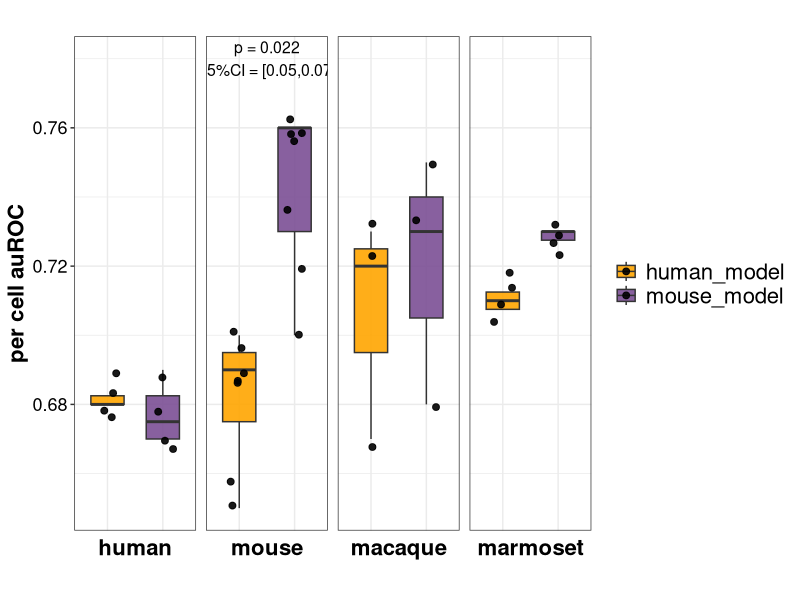
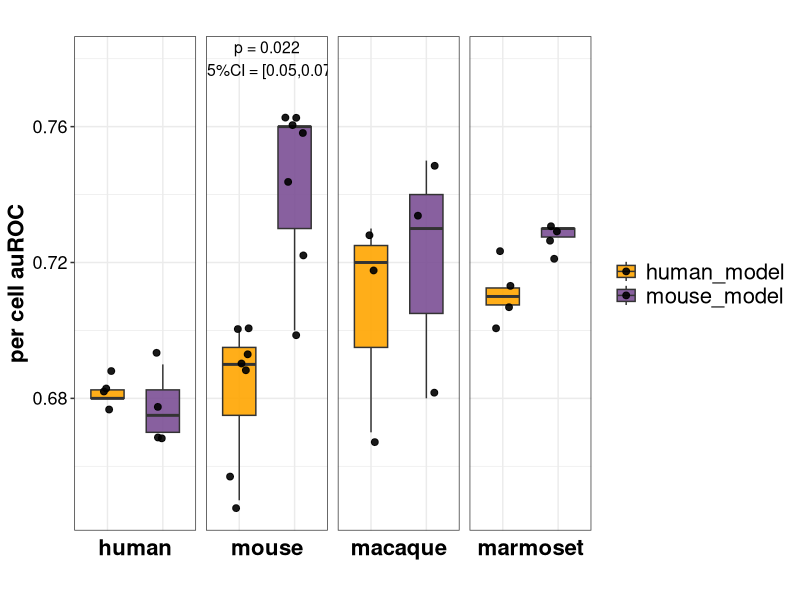

R code for these plots, in order:
library(ggplot2)
library(readr)
library(dplyr)
library(tidyr)
df <- read_csv("auroc.csv")

# make model factor
df$Model <- factor(df$Model, levels = c("human_model", "mouse_model"))
df$Species<-factor(df$Species,levels=c('human','mouse','macaque','marmoset'))

##############----------auROC--------#########
filtered_df <- df %>% filter(Metric == "per cell auROC")  
## per cell auROC
## per peak auROC


#########----------filt human & mouse which are not paired-------##########
filtered_df <- filtered_df %>% 
  group_by(Species, Samples) %>%
  filter(n() == 2)
################################################################################
y_pos <- filtered_df %>% 
  group_by(Species) %>% 
  summarise(max_val = max(Value)) %>% 
  mutate(y_position = max_val + 0.02) 

annotation_df <- filtered_df %>%
  pivot_wider(names_from = Model, values_from = Value) %>%
  mutate(diff =  mouse_model - human_model) %>%
  group_by(Species) %>%
  summarise(
    mean_diff = mean(diff, na.rm = TRUE),
    se_diff = sd(diff, na.rm = TRUE) / sqrt(n()),
    lower_ci = mean_diff - qt(0.975, df = n()-1) * se_diff,
    upper_ci = mean_diff + qt(0.975, df = n()-1) * se_diff,
    p_value = wilcox.test(human_model, mouse_model, paired = TRUE)$p.value,
    .groups = "drop"
  ) %>%
  mutate(
    p_value_label = sprintf("p = %.3f", p_value)
  )
annotation_df <- left_join(annotation_df, y_pos, by = "Species")

ggplot(filtered_df, aes(x = Model, y = Value, fill = Model)) +
  geom_boxplot(width = 0.6, alpha = 0.9, outlier.shape = NA) + 
  geom_jitter(width = 0.2, size = 2, alpha = 0.9) + 
  facet_wrap(~ Species, scales = "free_x", strip.position = "bottom",nrow=1) + 
  scale_fill_manual(values = c("human_model" = "orange", 
                               "mouse_model" = "#7B4F94")) +
  theme_bw() +
  theme(
    axis.text.x = element_blank(), 
    axis.ticks.x = element_blank(), 
    axis.text.y = element_text(size = 13, color = "black"),
    legend.text = element_text(size = 16),
    axis.title = element_text(size = 16, color = "black", face = "bold"),
    legend.title = element_blank(),
    plot.title = element_text(hjust = 0.5, size = 16, face = "bold"),
    strip.text = element_text(size = 16, face = "bold", color = "black"), 
    strip.background = element_blank(), 
    panel.spacing = unit(0.5, "lines")  
  ) +
  labs(title = "", x = "", y = "per cell auROC") +
  geom_text(
    data = annotation_df[annotation_df$p_value<0.05,],
    aes(x = 1.5, y = y_position,  
        label = paste0(p_value_label, "\n95%CI = [", 
                       round(lower_ci, 2), ",", 
                       round(upper_ci, 2), "]")),
    inherit.aes = FALSE,size = 4,
    color = "black",hjust = 0.5  
  )

ggsave("per-cell-auROC.pdf", plot = last_plot(), 
       width = 9, height = 4, units = "in",dpi=300)
